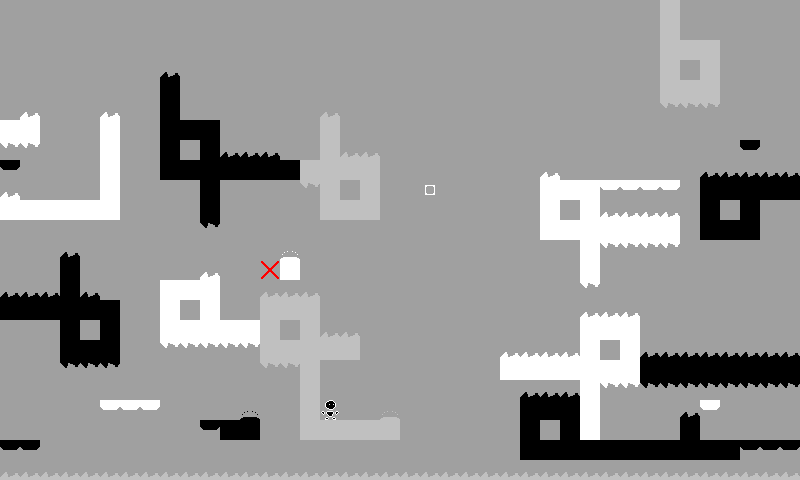

A 2D game scene composited from a Tiled map and its tileset images. What follows is a short description and the map's XML, with each tile layer's data collapsed to a summary:
An orthogonal 40x24 tile map with 20x20 px tiles, 1 tile layer (Map).

<map version="1.2" tiledversion="1.2.4" orientation="orthogonal" renderorder="right-down" width="40" height="24" tilewidth="20" tileheight="20" infinite="0" backgroundcolor="#a0a0a0" nextlayerid="7" nextobjectid="1">
 <properties>
  <property name="Background" type="int" value="0" />
  <property name="Title" value="Cold Storage" />
  <property name="Wrapping" type="int" value="1" />
 </properties>
 <tileset firstgid="1" name="tmx_ss" tilewidth="20" tileheight="20" tilecount="30" columns="3">
  <image source="tmx_ss.png" width="60" height="200" />
  <tile id="0" type="Player">
   <properties>
    <property name="Color" type="int" value="0" />
    <property name="Flipped" type="int" value="0" />
   </properties>
  </tile>
  <tile id="1" type="Player">
   <properties>
    <property name="Color" type="int" value="0" />
    <property name="Flipped" type="int" value="0" />
   </properties>
  </tile>
  <tile id="2" type="RGBSphere">
   <properties>
    <property name="Color" type="int" value="192" />
    <property name="Flipped" type="int" value="0" />
   </properties>
  </tile>
  <tile id="3" type="Block">
   <properties>
    <property name="Color" type="int" value="0" />
    <property name="Flipped" type="int" value="0" />
   </properties>
  </tile>
  <tile id="4" type="Block">
   <properties>
    <property name="Color" type="int" value="192" />
    <property name="Flipped" type="int" value="0" />
   </properties>
  </tile>
  <tile id="5" type="Block">
   <properties>
    <property name="Color" type="int" value="255" />
    <property name="Flipped" type="int" value="0" />
   </properties>
  </tile>
  <tile id="6" type="Exit">
   <properties>
    <property name="Color" type="int" value="0" />
    <property name="Flipped" type="int" value="0" />
   </properties>
  </tile>
  <tile id="7" type="Exit">
   <properties>
    <property name="Color" type="int" value="192" />
    <property name="Flipped" type="int" value="0" />
   </properties>
  </tile>
  <tile id="8" type="Exit">
   <properties>
    <property name="Color" type="int" value="255" />
    <property name="Flipped" type="int" value="0" />
   </properties>
  </tile>
  <tile id="9" type="Pit">
   <properties>
    <property name="Color" type="int" value="0" />
    <property name="Flipped" type="int" value="0" />
   </properties>
  </tile>
  <tile id="10" type="Pit">
   <properties>
    <property name="Color" type="int" value="192" />
    <property name="Flipped" type="int" value="0" />
   </properties>
  </tile>
  <tile id="11" type="Pit">
   <properties>
    <property name="Color" type="int" value="255" />
    <property name="Flipped" type="int" value="0" />
   </properties>
  </tile>
  <tile id="12" type="Pit">
   <properties>
    <property name="Color" type="int" value="0" />
    <property name="Flipped" type="int" value="1" />
   </properties>
  </tile>
  <tile id="13" type="Pit">
   <properties>
    <property name="Color" type="int" value="192" />
    <property name="Flipped" type="int" value="1" />
   </properties>
  </tile>
  <tile id="14" type="Pit">
   <properties>
    <property name="Color" type="int" value="255" />
    <property name="Flipped" type="int" value="1" />
   </properties>
  </tile>
  <tile id="15" type="Breakable">
   <properties>
    <property name="Color" type="int" value="0" />
    <property name="Flipped" type="int" value="0" />
   </properties>
  </tile>
  <tile id="16" type="Breakable">
   <properties>
    <property name="Color" type="int" value="192" />
    <property name="Flipped" type="int" value="0" />
   </properties>
  </tile>
  <tile id="17" type="Breakable">
   <properties>
    <property name="Color" type="int" value="255" />
    <property name="Flipped" type="int" value="0" />
   </properties>
  </tile>
  <tile id="18" type="Breakable">
   <properties>
    <property name="Color" type="int" value="0" />
    <property name="Flipped" type="int" value="1" />
   </properties>
  </tile>
  <tile id="19" type="Breakable">
   <properties>
    <property name="Color" type="int" value="192" />
    <property name="Flipped" type="int" value="1" />
   </properties>
  </tile>
  <tile id="20" type="Breakable">
   <properties>
    <property name="Color" type="int" value="255" />
    <property name="Flipped" type="int" value="1" />
   </properties>
  </tile>
  <tile id="21" type="Jumpad">
   <properties>
    <property name="Color" type="int" value="0" />
    <property name="Flipped" type="int" value="0" />
   </properties>
  </tile>
  <tile id="22" type="Jumpad">
   <properties>
    <property name="Color" type="int" value="192" />
    <property name="Flipped" type="int" value="0" />
   </properties>
  </tile>
  <tile id="23" type="Jumpad">
   <properties>
    <property name="Color" type="int" value="255" />
    <property name="Flipped" type="int" value="0" />
   </properties>
  </tile>
  <tile id="24" type="Jumpad">
   <properties>
    <property name="Color" type="int" value="0" />
    <property name="Flipped" type="int" value="1" />
   </properties>
  </tile>
  <tile id="25" type="Jumpad">
   <properties>
    <property name="Color" type="int" value="192" />
    <property name="Flipped" type="int" value="1" />
   </properties>
  </tile>
  <tile id="26" type="Jumpad">
   <properties>
    <property name="Color" type="int" value="255" />
    <property name="Flipped" type="int" value="1" />
   </properties>
  </tile>
  <tile id="27" type="KillBlock">
   <properties>
    <property name="Color" type="int" value="192" />
    <property name="Flipped" type="int" value="0" />
   </properties>
  </tile>
  <tile id="28" type="Flipad">
   <properties>
    <property name="Color" type="int" value="192" />
    <property name="Flipped" type="int" value="0" />
   </properties>
  </tile>
  <tile id="29" type="Flipad">
   <properties>
    <property name="Color" type="int" value="255" />
    <property name="Flipped" type="int" value="0" />
   </properties>
  </tile>
 </tileset>
 <layer id="4" name="Map" width="40" height="24">
  <data>[960 cells, 301 non-empty, 17 distinct tile ids]</data>
 </layer>
</map>